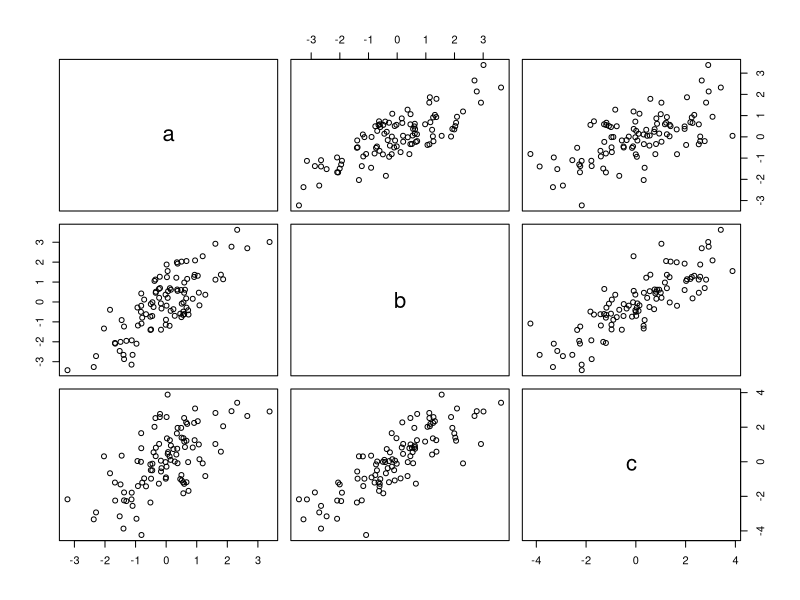

Write the R code that produced this figure.
x1=rnorm(100)
x2=rnorm(100)
x3=rnorm(100)

t=data.frame(a=x1,b=x1+x2,c=x1+x2+x3)

plot(t)
#sd() function no longer used, replaced with sapply()
sapply(t,sd)

